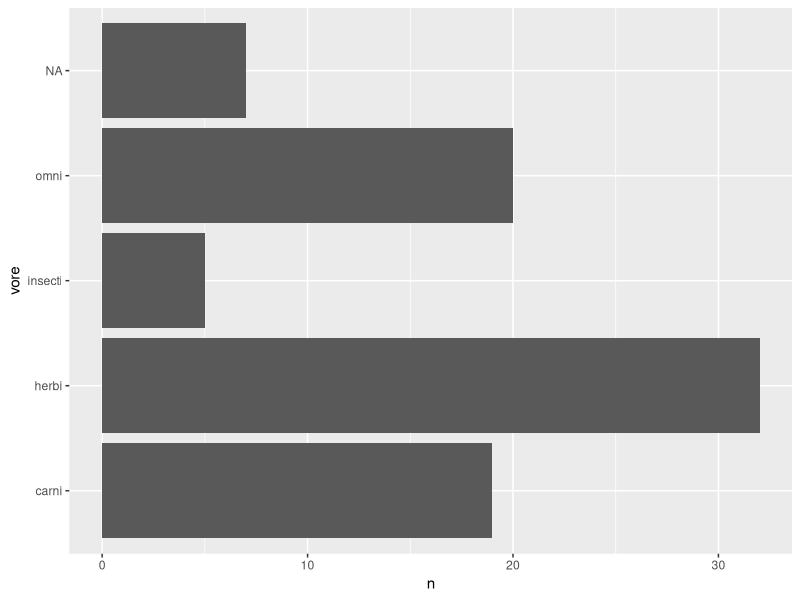
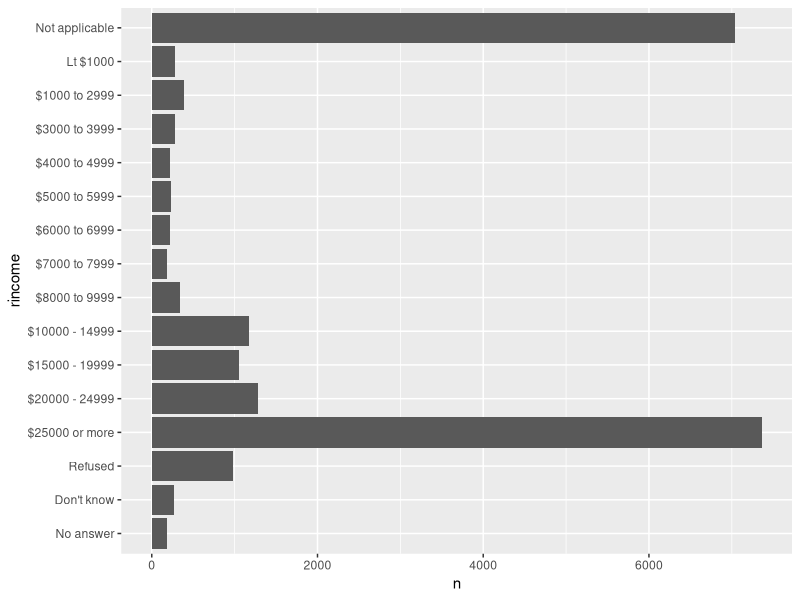

These charts were generated, in order, by the following R code:
library("tidyverse")


# Creating our own factors ------------------------------------------------

msleep %>% 
  count(vore) %>% 
  ggplot() +
  aes(x = n,
      y = vore) +
  geom_col()


# Factors that already exist ----------------------------------------------


gss_cat %>% 
  count(rincome) %>% 
  ggplot() +
  aes(x = n,
      y = rincome) +
  geom_col()
